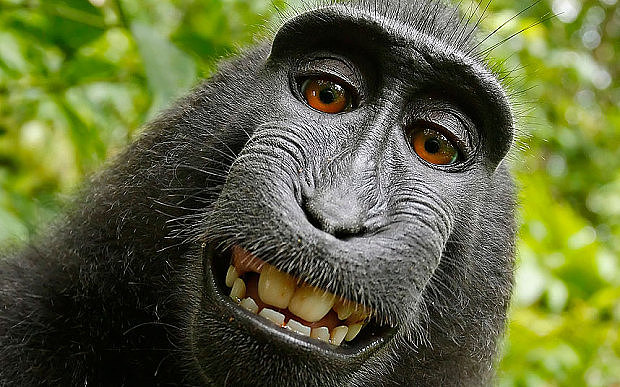
#> input picture tests/selfie.jpg, 620 x 387 px
$ python floodfill.py   (older library calls are emulated)
#> lines starting #> are read from the running program, lines starting #| are printed output that depends on the picture; after the words box and inside, x2 and y2 are one past the last pixel; in counts of white or black regions, pixels touching at a corner belong together
### tests/cvlib.py
"""
BNL NSLS-2 Computer Vision Module
Author: William Watson
Date: 2016-7-14

This Module contains numerous functions designed to
help in the data manipulation of images on the Beam-lines within NSLS-2.
It Uses the numpy and cv2 libraries to construct a simple module to
make image processing and computer vision easier, faster, and more compact.
"""

# DEPENDENCIES
import cv2
import numpy as np
import sys
import time
from matplotlib import pyplot as plt
import matplotlib
import epics
import Image
from scipy.optimize import leastsq


# VERSION
__version__ = "0.5.4.1"
__opencv__ = cv2.__version__
__npversion__ = np.version.version
__sysver__ = sys.version
__matplotlibver__ = matplotlib.__version__


# GLOBAL VARS
colorMap_flag = {"autumn":0, "bone":1, "jet":2, "winter":3, "rainbow":4, "ocean":5, "summer":6, "spring":7, "cool":8, "hsv":9, "pink":10, "hot":11}
border_flag = {"constant":0, "reflect":2, "reflect101":4, "replicate":1, "default":4, "wrap":3}
EPICSTYPE = {1 : np.uint16 , 0 : np.uint8, 2:np.uint32, 3: np.uint64}
EPICSCOLOR = {0: "gray", 1: "bayer", 2: "RBG1"}

#######################################################################################

# EXPERIMENTAL SECTION - ALL NEW METHODS GO HERE FIRST FOR TESTING
#FIX FIX FIX

# METHODS KNOWN TO BE BROKEN / Need Further Looking!!!!!!!!!

# [289 lines left out: functions fetchImg, backgroundSubtract, enhance, watershed, drawHarrisSubPixel, depthImg and 4 more, not called in this run]


def floodFill(img, seedPoint, val=(255,255,255), lo=25, hi=25, fixedRng=False, connectivity=8):
        """
        Flood Fill Algorithm

        Params:
	* img - image
	* seedPoint - startPoint
	* val -OPTIONAL - New Value; 255,255,255
        * lo - OPTIONAL - Max lower birghtness/color diff; def: 20
        * hi - OPTIONAL - Max upper birghtness/color diff; def: 20
        * fixedRng - OPTIONAL - TRUE=FIXED diff btw curr and see; FALSE=MASK only fills mask def:False
        * connectivity - OPTIONAL - 4 or 8 bit neightborrhood, def:8

        Returns:
        * Flood Filles Img
        """
        flooded = img.copy()
        h, w = img.shape[:2]
        mask = np.zeros((h+2,w+2), np.uint8)
        flags = connectivity
        if fixedRng:
                flags |= cv2.FLOODFILL_FIXED_RANGE
        cv2.floodFill(flooded, mask, seedPoint, val, (lo,)*3, (hi,)*3, flags)
        return flooded


# [799 lines left out: functions imfill, fourierCV, lowPassFilter, fourier, fourierNP, highPassFilter and 39 more, not called in this run]


def grayscale(img):
        """
        Returns a grayscale version of img

        Params:
	* img - image

        Returns:
	* Grayscale image
        """
	if img is None:
		print "Img is None"
		sys.exit()
	if len(img.shape) > 2:
		return cv2.cvtColor(img, cv2.COLOR_BGR2GRAY)
	else:
		return img


# [773 lines left out: functions cvtColor, applyColorMap, applyJET, applyHSV, getColorMapFlags, bgr2hsv and 45 more, not called in this run]


def binaryThreshold(img, threshVal = 127, maxVal = 255, invert=True):
        """
        Returns a binary threshold of the image

        Params:
        * img - image to threshold
	* threshVal - OPTIONAL - threshold value to classify pixels Default 127
	* maxVal - OPTIONAL - value to be given if pixel over threshVal. Default 255
	* invert - OPTIONAL - True means inverts binary threshold (white to black, vice versa), false otherwise. Default True

        Returns:
	* threshold image
        """
	gray = grayscale(img)
	if invert:
		ret, thresh = cv2.threshold(img, threshVal, maxVal, cv2.THRESH_BINARY_INV)
	else:
		ret, thresh = cv2.threshold(img, threshVal, maxVal, cv2.THRESH_BINARY)
	return thresh


# [123 lines left out: functions adaptiveMeanThreshold, adaptiveGaussianThreshold, otsu, rotate, edgeDetect, eqHist and 1 more, not called in this run]


def load(filename, flag=None):
        """
        Loads an image from a file name and returns it in color mode (default).
        Safety check if img fails to load.

        Params:
	* filename - filename of image
	* flag - OPTIONAL - open mode: 1 = COLOR, 0 = GRAYSCALE, -1 = UNCHANGED

        Returns:
        * Loaded Img if sucessful
        """
#> called with filename = 'selfie.jpg', flag = 0
	if flag is None:
		img = cv2.imread(filename)
	elif flag is 1 or flag is 0 or flag is -1:
		img = cv2.imread(filename, flag)
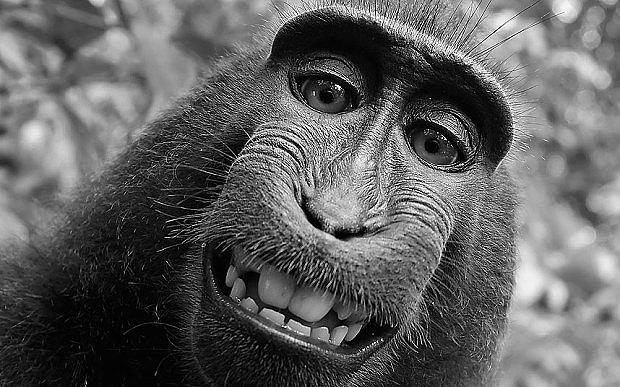
#> img: shape (387, 620); min 0, max 255, mean 96.6
#> in binaryThreshold, `ret, thresh = cv2.threshold(img, threshVal, maxVal, cv2.THRESH_BINARY_..`:
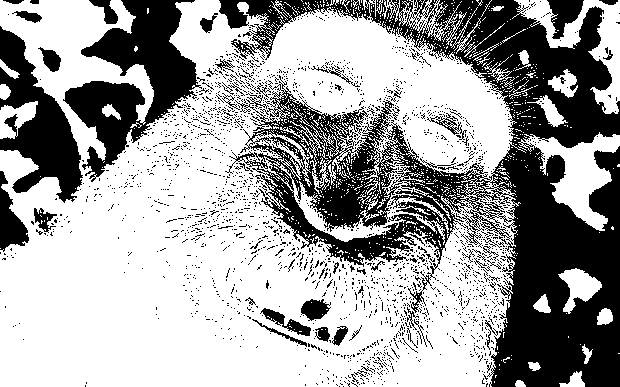
#> thresh: shape (387, 620); 63.6% white; 2219 black regions (2160 under 20 px), largest, box (x1, y1, x2, y2) and area: (219, 0, 620, 387) 58158, (63, 0, 202, 182) 10551, (0, 26, 83, 203) 6691
#> in binaryThreshold, `ret, thresh = cv2.threshold(img, threshVal, maxVal, cv2.THRESH_BINARY_..`: ret = 127
#> in floodFill, `cv2.floodFill(flooded, mask, seedPoint, val, (lo,)*3, (hi,)*3, flags)`:
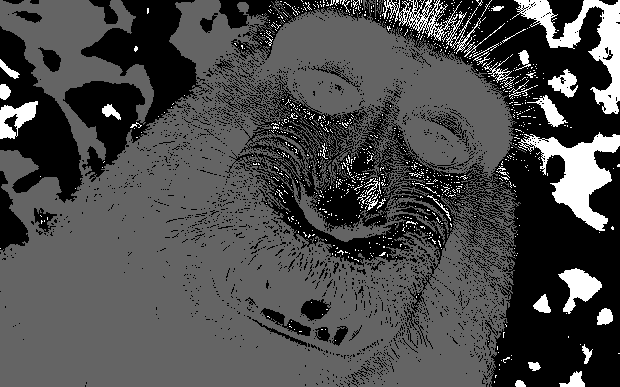
#> flooded: shape (387, 620); min 0, max 255, mean 73.7
	else:
		print "ERROR: Load: Incorrect flag parameter: " + str(flag) + "\n"
		sys.exit()
	if img is None:
		print "ERROR: Load: Image not found/supported at: " + str(filename) + "\n"
		sys.exit()
	else:
		return img


# [302 lines left out: functions epicscaget, epicscaput, epicscainfo, getColorFlag, backProjection, templateMatchSingle and 10 more, not called in this run]


def displayImgs(imgs, titles = None, wait=0):
        """
        Displays a list of images

        Parms:
	* imgs - list of images
	* titles - OPTIONAL - list of titles of images
        * wait - OPTIONAL - wait time in ms ffor screen; def: 0 - INDEFINITE
        """
#> called with wait = 0
	if len(imgs) > 100:
		print "WARNING: DisplayImgs: List is of length " + str(len(imgs))
		print "Please reduce list size to avoid improper display"
		return
	if titles is None:
		count = 1
		for i in imgs:
			cv2.namedWindow("IMAGE" + str(count), cv2.WINDOW_NORMAL)
			cv2.imshow("IMAGE" + str(count), i)
			count += 1
#> this loop made 2 passes
#> count on passes 1 to 2: 2, 3
#> after the loop, count = 3
	else:
		count = 0
		for i in imgs:
			cv2.namedWindow(titles[count], cv2.WINDOW_NORMAL)
			cv2.imshow(titles[count], i)
			count += 1
	cv2.waitKey(wait) & 0xFF
	cv2.destroyAllWindows()


# [938 lines left out: functions filter2D, blur, gaussianBlur, medianBlur, bilateralFilter, adaptiveBilateralFilter and 42 more, not called in this run]

# End of File

### tests/floodfill.py
import cvlib

img = cvlib.load("selfie.jpg", flag=0)
lap = cvlib.binaryThreshold(img)
tmp = cvlib.floodFill(lap, (0,0), val=100)
cvlib.displayImgs([lap, tmp])
